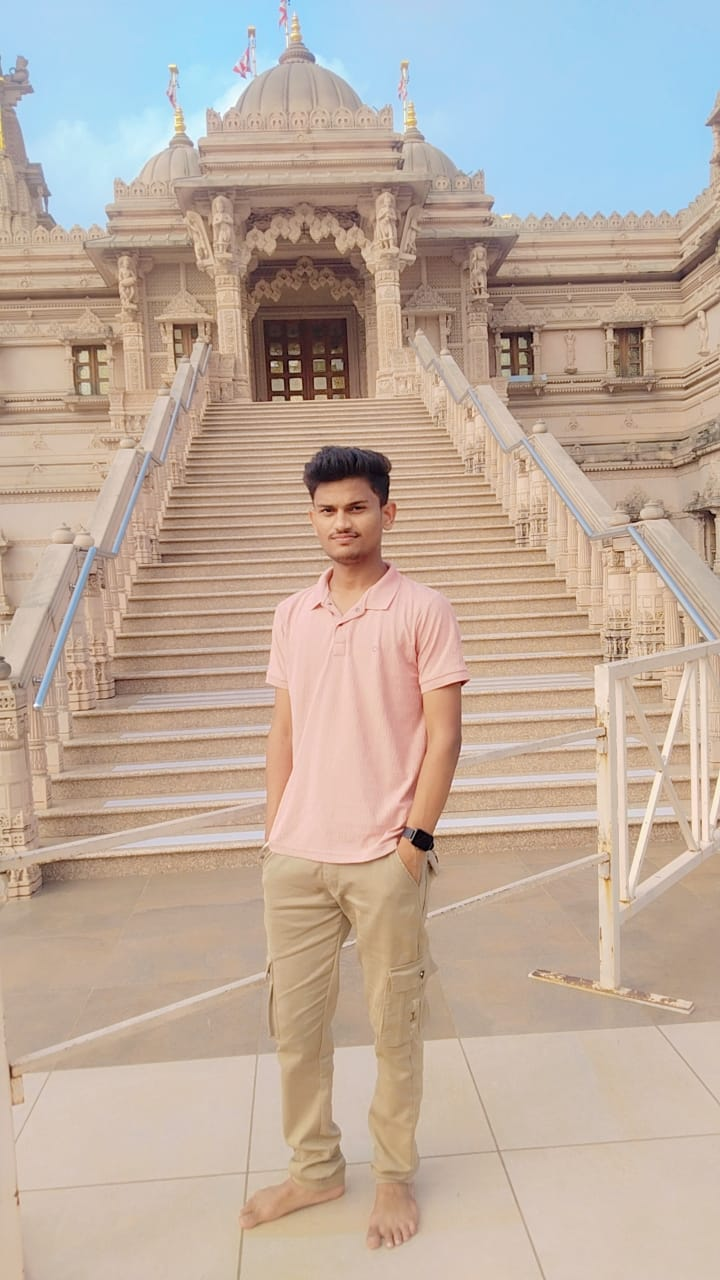
#> input picture Image Filtering/image.jpg, 720 x 1280 px, given in place of the camera
$ python virtual_paint.py
#> lines starting #> are read from the running program, lines starting #| are printed output that depends on the picture; after the words box and inside, x2 and y2 are one past the last pixel; in counts of white or black regions, pixels touching at a corner belong together
import cv2
import numpy as np

# Define the color range for detection (e.g., blue object)
lower_blue = np.array([100, 150, 0])
upper_blue = np.array([140, 255, 255])

# Create a blank canvas to draw on
canvas = None

# Start webcam
cap = cv2.VideoCapture(1)

while True:
    ret, frame = cap.read()
#> frame is the input picture: shape (1280, 720, 3); mean B, G, R 158.4, 171.9, 189.3
    if not ret:
        break

    frame = cv2.flip(frame, 1)  # Mirror the image
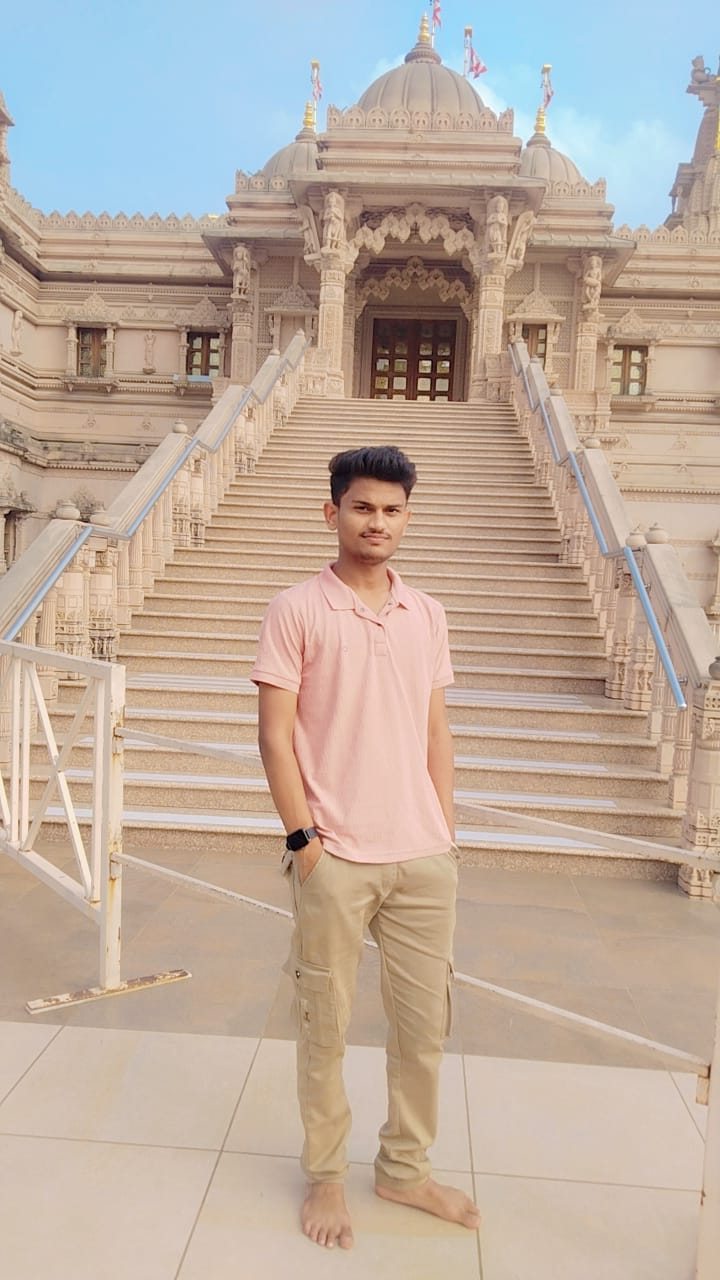
#> frame: shape (1280, 720, 3); mean B, G, R 158.4, 171.9, 189.3
    if canvas is None:
        canvas = np.zeros_like(frame)

    # Convert to HSV
    hsv = cv2.cvtColor(frame, cv2.COLOR_BGR2HSV)
#> hsv: shape (1280, 720, 3); mean H, S, V 26, 64.3, 198.3

    # Create mask for blue color
    mask = cv2.inRange(hsv, lower_blue, upper_blue)
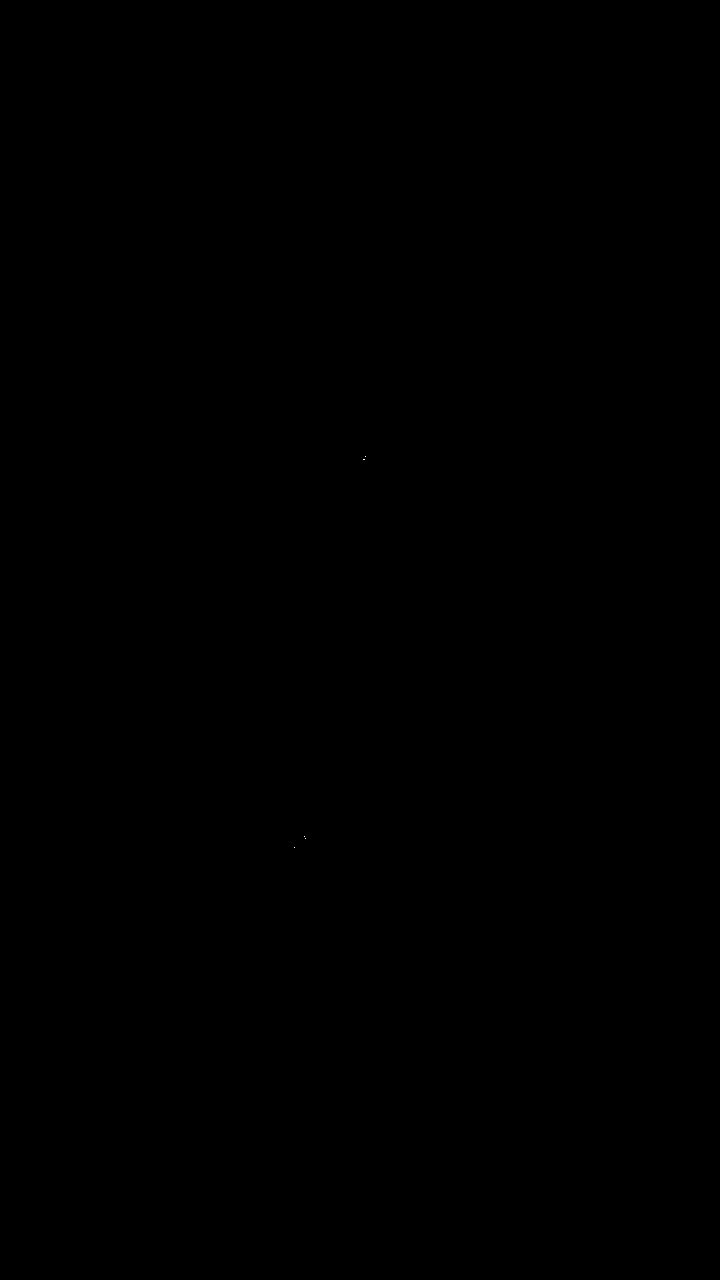
#> mask: shape (1280, 720); 0% white in thin lines or dots, all inside (x1, y1, x2, y2) = (294, 456, 366, 848)

    # Find contours
    contours, _ = cv2.findContours(mask, cv2.RETR_EXTERNAL, cv2.CHAIN_APPROX_SIMPLE)
#> contours = 5 contours, all with area under 20
    center = None

    if contours:
        largest = max(contours, key=cv2.contourArea)
#> largest = [[294, 847]]
        if cv2.contourArea(largest) > 1000:
            ((x, y), radius) = cv2.minEnclosingCircle(largest)
            M = cv2.moments(largest)
            if M["m00"] > 0:
                center = (int(M["m10"] / M["m00"]), int(M["m01"] / M["m00"]))
                cv2.circle(frame, center, 8, (0, 255, 0), -1)

                # Draw on canvas
                cv2.circle(canvas, center, 8, (255, 0, 0), -1)

    # Overlay the drawing canvas onto the frame
    output = cv2.add(frame, canvas)

    # Show everything
    cv2.imshow("Air Drawing - Press 'c' to clear", output)
    cv2.imshow("Mask", mask)

    key = cv2.waitKey(1) & 0xFF
#> (key q is pressed here)
    if key == ord('q'):
        break
    elif key == ord('c'):
        canvas = np.zeros_like(frame)

cap.release()
cv2.destroyAllWindows()
